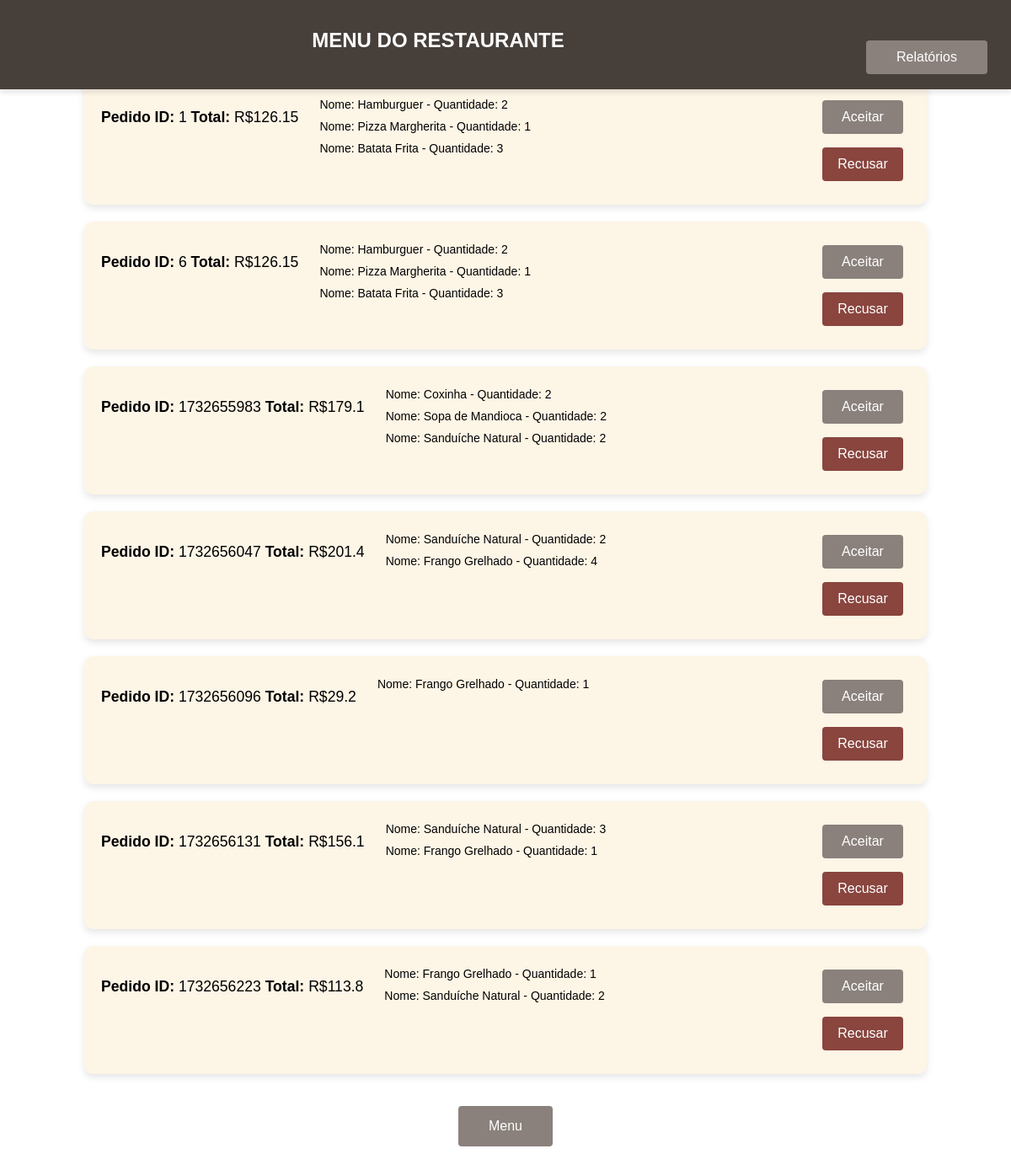
The page /pedidos (signed in) on the database its author committed.
### tables this page shows
CREATE TABLE pedido (
                        id INTEGER PRIMARY KEY AUTOINCREMENT,
                        usuario TEXT NOT NULL,
                        id_restaurante INTEGER NOT NULL,
                        id_produto INTEGER NOT NULL,
                        quantidade INTEGER NOT NULL,
                        preco INTEGER NOT NULL,
                        total FLOAT NOT NULL,
                        id_pedido INTEGER NOT NULL,
                        status TEXT DEFAULT 'criado',
                        FOREIGN KEY (usuario) REFERENCES usuario(nome),
                        FOREIGN KEY (id_restaurante) REFERENCES restaurante(id),
                        FOREIGN KEY (id_produto) REFERENCES produto(id)
                    );

CREATE TABLE produto (
                        id INTEGER PRIMARY KEY AUTOINCREMENT,
                        nome TEXT NOT NULL,
                        preco FLOAT NOT NULL,
                        id_restaurante INTEGER NOT NULL,
                        FOREIGN KEY (id_restaurante) REFERENCES restaurante(id) 
                    );

### flaskServer.py (the view)
@flask_app.route('/pedidos')
def pedidos():
    restaurante = Singleton().get_current_restaurant_flask()
    admin = Singleton().get_current_admin()
    if restaurante:
        p_pedidos = my_db.get_pedido_id(restaurante.pk)
        pedidos_info = []  # Lista para armazenar informações de pedidos
        for pedido_id in p_pedidos:
            pedido_id = pedido_id[0]  # ID do pedido
            total = my_db.get_pedido_total(pedido_id)  # pega o total do pedido
            status = my_db.get_pedido_status_by_pedido(pedido_id)
            products = my_db.get_product_name(pedido_id)  # Obtém os produtos do pedido atual
            products_info = []  # Lista para os produtos desse pedido
            for product in products:
                nome = product[0]
                quantidade = product[1]
                products_info.append({'nome': nome, 'quantidade': quantidade})
            pedidos_info.append({'id_pedido': pedido_id,'total': total,'status': status,'product_info': products_info})
        return render_template('pedidos.html', pedidos=pedidos_info, is_admin=False, logged_in=True)
    elif admin:
        return render_template('pedidos.html', pedidos=[], is_admin=True, logged_in=True)
    else:
        return render_template('pedidos.html', pedidos=[], is_admin=False, logged_in=False)

### database/db.py (called while the page is built)
    def get_pedido_id(self, id_restaurante: int):
        cur = self.connection.cursor()
        cur.execute('''
                        SELECT DISTINCT p.id_pedido
                        FROM pedido p
                        WHERE p.status NOT IN ('recusado', 'entregue') AND id_restaurante = ?
                        ''', (id_restaurante,))
        records = cur.fetchall()
        return records

    def get_product_name(self, id_pedido: int):
        cur = self.connection.cursor()
        cur.execute('''
                    SELECT pd.nome, p.quantidade, p.id_pedido
                    FROM pedido p
                    LEFT JOIN produto pd ON p.id_produto = pd.id
                    WHERE p.id_pedido = ?
        ''', (id_pedido,))
        records = cur.fetchall()
        return records

    def get_pedido_total(self, id_pedido: int):
        cur = self.connection.cursor()
        cur.execute('''
                    SELECT ROUND(SUM(p.total), 2)
                    FROM pedido p
                    WHERE id_pedido = ?
                    GROUP BY p.id_pedido
        ''', (id_pedido,))
        record = cur.fetchone()
        return record[0]

    def get_pedido_status_by_pedido(self, id_pedido: int):
        cur = self.connection.cursor()
        cur.execute('''
                    SELECT DISTINCT p.status
                    FROM pedido p
                    WHERE id_pedido = ?
        ''', (id_pedido,))
        record = cur.fetchone()
        return record[0] if record else None

### utils/singleton.py (called while the page is built, shortened)
    def __new__(cls):
        return cls._instance

    def get_current_restaurant_flask(self):
        return self.current_restaurant_flask

    def get_current_admin(self):
        return self.current_admin

### templates/pedidos.html (shortened to what this page needs)
<!DOCTYPE html>
<html lang="pt-br">
<head>
    <link rel="stylesheet" href="{{ url_for('static', filename='css/pedidos.css') }}"/>
</head>
<body>
    {% if not logged_in %}
    <div class="login-container">
        <h2 class="title">Você não está logado</h2>
        <a href="{{ url_for('logout') }}">
            <button class="index-button"> Menu </button>
        </a>
    </div>
    {% else %}
        <div class="appbar">
            <div class="appbar-title">
                <p>Menu do Restaurante</p>
            </div>
            <a href="{{ url_for('relatorios_restaurante') }}" class="link-relatorios_restaurante">
                <button class="relatorios-button">Relatórios</button>
            </a>
        </div>
        <div class="container">
            <ul class="pedido-lista">
                {% for pedido in pedidos %}
                <li class="pedido-item">
                    <div class="pedido-actions">
                        <p>
                            <strong>Pedido ID:</strong> {{ pedido.id_pedido }}
                            <strong>Total:</strong> R${{ pedido.total }}
                        </p>
                        <ul>
                            {% for product in pedido.product_info %}
                            <li>
                                Nome: {{ product.nome }} - Quantidade: {{ product.quantidade }}
                            </li>
                            {% endfor %}
                        </ul>
                    </div>
                    {% if pedido.status == 'criado' %}
                    <div>
                        <form action="{{ url_for('alterar_status', pedido_id=pedido.id_pedido, novo_status='aceito') }}" method="post">
                            <button type="submit" class="accept-button">Aceitar</button>
                        </form>
                        <form action="{{ url_for('alterar_status', pedido_id=pedido.id_pedido, novo_status='recusado') }}" method="post">
                            <button type="submit" class="reject-button">Recusar</button>
                        </form>
                    </div>
                    {% elif pedido.status == 'aceito' %}
                    <div>
                        <form action="{{ url_for('alterar_status', pedido_id=pedido.id_pedido, novo_status='saiu_para_entrega') }}" method="post">
                            <button type="submit" class="accept-button">Saiu para entrega</button>
                        </form>
                    </div>
                    {% elif pedido.status == 'saiu para entrega' %}
                    <div>
                        <form action="{{ url_for('alterar_status', pedido_id=pedido.id_pedido, novo_status='entregue') }}" method="post">
                            <button type="submit" class="accept-button">Entregue</button>
                        </form>
                    </div>
                    {% endif %}
                </li>
                {% endfor %}
            </ul>
            <div class="buttons">
                <a href="{{ url_for('index') }}" class="link-index">
                    <button class="index-button"> Menu </button>
                </a>
            </div>
        </div>
    {% endif %}
</body>
</html>

### static/css/pedidos.css (style rules this page uses)
body { font-family: Arial, sans-serif; background-color: white; display: flex; justify-content: center; align-items: center; overflow-y: auto; }
.appbar { width: 100%; background-color: #463F3A; padding: 10px 20px; display: flex; justify-content: flex-end; box-shadow: 0 4px 6px rgba(0, 0, 0, 0.1); position: fixed; top: 0; left: 0; z-index: 1000; box-sizing: border-box; }
.appbar-title { flex-grow: 1; text-align: center; color: white; font-size: 1.5rem; font-weight: bold; text-transform: uppercase; }
.container { display: flex; justify-content: center; align-items: center; flex-direction: column; margin: 2rem; margin-top: 5%; padding: 1.5rem; }
.pedido-lista { margin: 0; padding: 0; list-style: none; display: flex; flex-direction: column; gap: 20px; }
.pedido-item { background-color: oldlace; border-radius: 10px; box-shadow: 0 4px 8px rgba(0, 0, 0, 0.1); padding: 20px; width: 80vw; text-align: left; font-size: 1.1rem; transition: transform 0.2s ease, box-shadow 0.2s ease; }
.pedido-actions { display: flex; gap: 10px; justify-content: space-between; }
ul { list-style: none; padding-left: 15px; margin: 0; }
ul li { display: flex; justify-content: space-between; font-size: 14px; padding: 5px 0; }
.accept-button, .reject-button { width: 6rem; height: 2.5rem; padding: 0.5rem; margin: 0.5rem; background-color: #8A817C; color: white; border: none; border-radius: 4px; font-size: 1rem; cursor: pointer; }
.reject-button { background-color: #89453e; }
a { margin-top: 30px; color: #007BFF; text-decoration: none; }
.index-button { width: 7rem; height: 3rem; padding: 0.8rem; margin: 0.5rem; background-color: #8A817C; color: white; border: none; border-radius: 4px; font-size: 1rem; cursor: pointer; }
.relatorios-button { width: 9rem; height: 2.5rem; padding: 0.5rem; margin: 0.5rem; background-color: #8A817C; color: white; border: none; border-radius: 4px; font-size: 1rem; cursor: pointer; }
.buttons { display: flex; justify-content: center; align-items: center; flex-direction: row; }

### rows shown on the page
pedido: nome "Hamburguer", quantidade "2"
pedido: nome "Pizza Margherita", quantidade "1"
pedido: nome "Batata Frita", quantidade "3"
pedido: nome "Hamburguer", quantidade "2"
pedido: nome "Pizza Margherita", quantidade "1"
pedido: nome "Batata Frita", quantidade "3"
pedido: nome "Coxinha", quantidade "2"
pedido: nome "Sopa de Mandioca", quantidade "2"
pedido: nome "Sanduíche Natural", quantidade "2"
pedido: nome "Sanduíche Natural", quantidade "2"
pedido: nome "Frango Grelhado", quantidade "4"
pedido: nome "Frango Grelhado", quantidade "1"
pedido: nome "Sanduíche Natural", quantidade "3"
pedido: nome "Frango Grelhado", quantidade "1"
pedido: nome "Frango Grelhado", quantidade "1"
pedido: nome "Sanduíche Natural", quantidade "2"

### other values the page prints
{{ pedido.id_pedido }} "1" "6" "1732655983" "1732656047" "1732656096" "1732656131" "1732656223"
{{ pedido.total }} "126.15" "126.15" "179.1" "201.4" "29.2" "156.1" "113.8"
